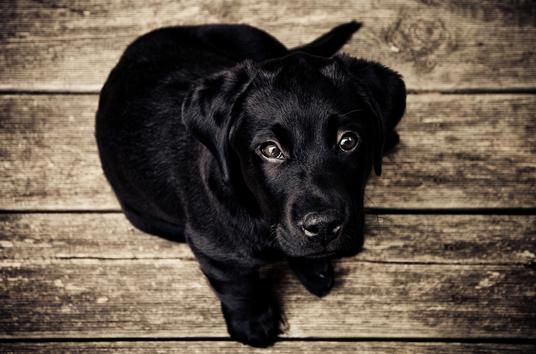
//> input picture OpenCVcourse/Resources/dog.jpg, 536 x 354 px
$ ./Basic_Functions   (built with g++ and OpenCV 4)
//> lines starting //> are read from the running program, lines starting //| are printed output that depends on the picture; after the words box and inside, x2 and y2 are one past the last pixel; in counts of white or black regions, pixels touching at a corner belong together
#include <opencv2/imgcodecs.hpp>
#include <opencv2/highgui.hpp>
#include <opencv2/imgproc.hpp>
#include <iostream>

using namespace cv;
using namespace std;

/////////////////////// Images ///////////////////////


int main() {

	/*Setting variables*/
	string path = "Resources/dog.jpg";
	Mat img = imread(path);
//> img is the input picture: 354 rows x 536 cols, CV_8UC3; mean B, G, R 70.7, 82.7, 95.1
	Mat imgGrey, imgBlur, imgCanny, imgDilate, imgErode, imgResize, imgCrop;

	/*Blank image*/
	Mat creation(480, 480, CV_8UC3, Scalar(255, 255, 255));
	circle(creation,Point(240,240),30,Scalar(255,0,0),10/*FILLED*/);
	rectangle(creation, Point(120,120), Point(240,240), Scalar(0, 255, 0), 10/*FILLED*/);
	line(creation,Point(120,120),Point(240,240),Scalar(0,0,255),10);
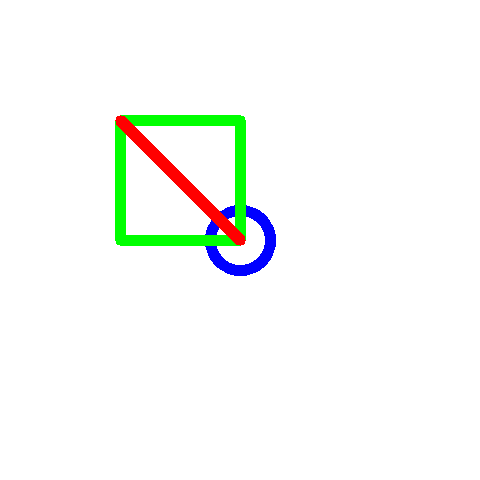
//> creation: 480 rows x 480 cols, CV_8UC3; mean B, G, R 247.2, 250.8, 247.7
	putText(creation, "Say Hello", Point(180, 180), FONT_HERSHEY_DUPLEX, 0.5, Scalar(50,100,150),5);

	///*Resizing and cropping*/
	cout << img.size() << endl;
//| [536 x 354]
	resize(img, imgResize, Size()/*Size(480,480)*/, 0.5, 0.5);
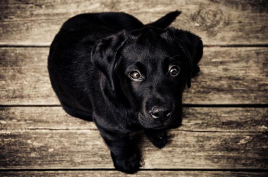
//> imgResize: 177 rows x 268 cols, CV_8UC3; mean B, G, R 70.8, 82.9, 95.2
	Rect roi(100, 100, 200, 200);
	imgCrop = img(roi);
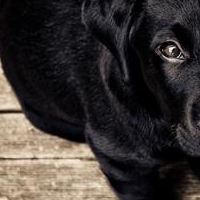
//> imgCrop: 200 rows x 200 cols, CV_8UC3; mean B, G, R 48.7, 50.9, 56.2

	/*Filtering*/
	cvtColor(img, imgGrey, COLOR_BGR2GRAY);
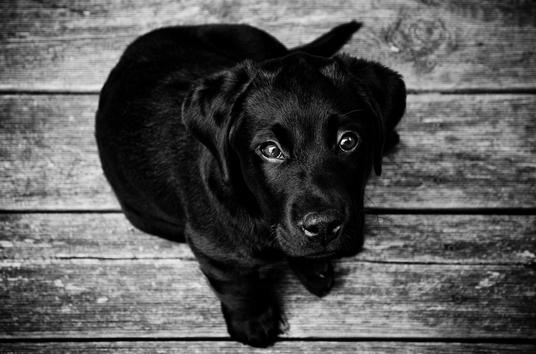
//> imgGrey: 354 rows x 536 cols, CV_8UC1; min 0, max 255, mean 85
	GaussianBlur(img, imgBlur, Size(5, 5), 5, 0);
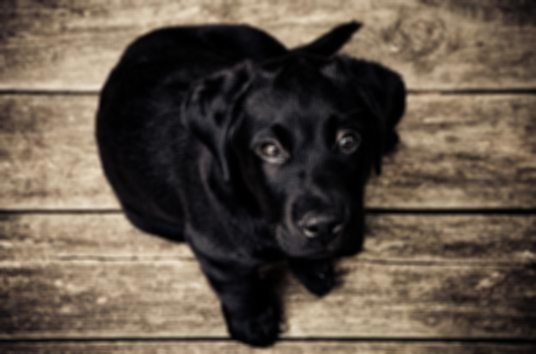
//> imgBlur: 354 rows x 536 cols, CV_8UC3; mean B, G, R 70.7, 82.8, 95.1
	Canny(imgBlur, imgCanny, 50, 150);
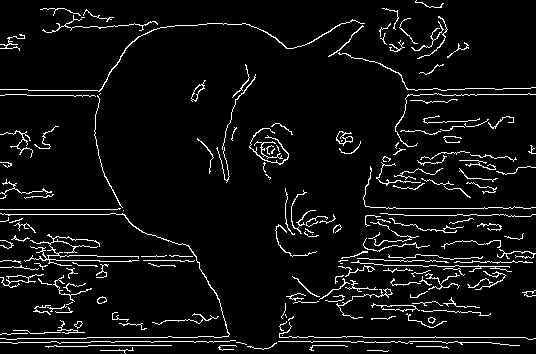
//> imgCanny: 354 rows x 536 cols, CV_8UC1; 5.8% white in thin lines or dots

	/*Morphology Transformations*/
	Mat kernel = getStructuringElement(MORPH_RECT, Size(5, 5));
	dilate(imgCanny, imgDilate, kernel);
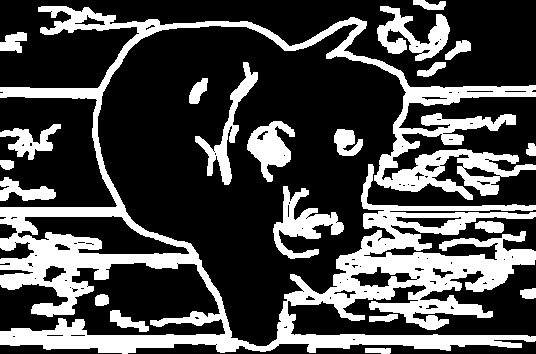
//> imgDilate: 354 rows x 536 cols, CV_8UC1; 29.4% white; 21 white regions, largest, box (x1, y1, x2, y2) and area: (0, 6, 536, 354) 43869, (273, 186, 344, 259) 1990, (377, 6, 450, 61) 1800
	erode(imgCanny, imgErode, kernel);
//> imgErode: 354 rows x 536 cols, CV_8UC1; every value is 0

	/*showing images*/
	imshow("dog_gray", imgGrey);
	imshow("dog", img);
	imshow("dog_blur", imgBlur);
	imshow("dog_canny", imgCanny);
	imshow("dog_dilate", imgDilate);
	imshow("dog_erode", imgErode);
	imshow("dog_resize", imgResize);
	imshow("dog_crop", imgCrop);
	imshow("new image", creation);


	waitKey(0);

}

$ run again, with OpenCVcourse/Resources/paper.jpg copied over OpenCVcourse/Resources/dog.jpg
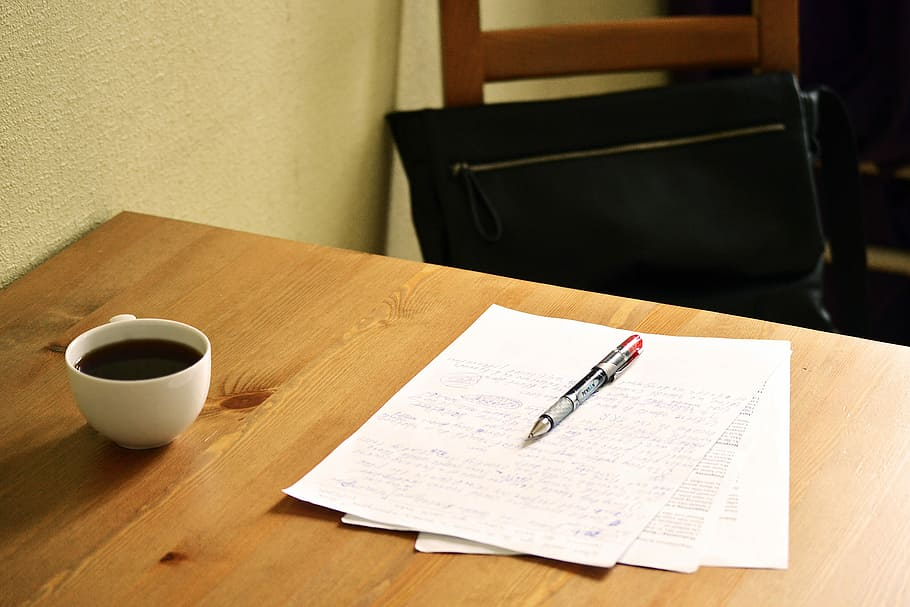
//> input picture OpenCVcourse/Resources/paper.jpg, 910 x 607 px
//> img is the input picture: 607 rows x 910 cols, CV_8UC3; mean B, G, R 96.6, 132.7, 156.2
//| [910 x 607]
//> `Canny(imgBlur, imgCanny, 50, 150);`:
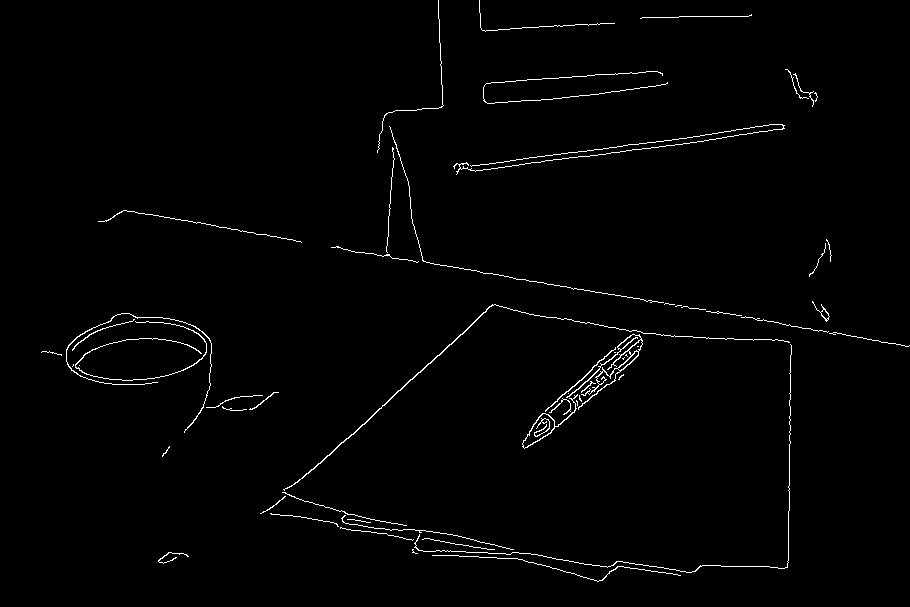
//> imgCanny: 607 rows x 910 cols, CV_8UC1; 1.3% white in thin lines or dots
//> `dilate(imgCanny, imgDilate, kernel);`:
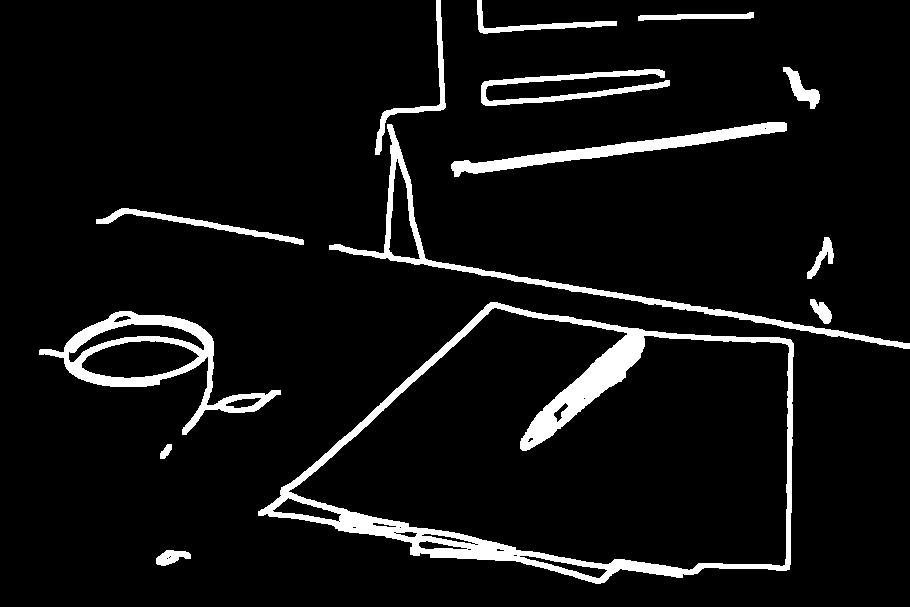
//> imgDilate: 607 rows x 910 cols, CV_8UC1; 6.8% white; 14 white regions, largest, box (x1, y1, x2, y2) and area: (258, 302, 794, 584) 15767, (39, 311, 281, 435) 5537, (329, 124, 910, 349) 4801
//> imgErode: 607 rows x 910 cols, CV_8UC1; every value is 0
